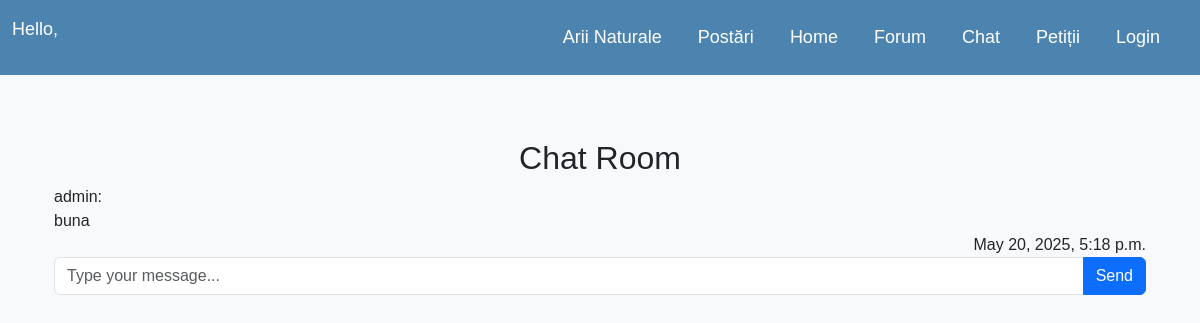
Page /chat/ on the committed database.
### eenvironmentblog/models.py (models this page shows, shortened)
class Message(models.Model):
    user = models.ForeignKey(User, on_delete=models.CASCADE)
    content = models.TextField()
    created_at = models.DateTimeField(auto_now_add=True)

### eenvironmentblog/views.py (the view)
# urls.py: path('chat/', views.chat, name='chat'),
def chat(request):
    messages = Message.objects.all()
    return render(request, 'eenvironmentblog/chat.html', {'messages': messages})

### eenvironmentblog/templates/eenvironmentblog/chat.html (shortened to what this page needs)
{% extends 'eenvironmentblog/base.html' %}
{% block content %}
  <div class="container chat-container">
        <div class="chat-header">
            <h2 class="text-center">Chat Room</h2>
        </div>
        <div class="chat-messages">
            {% for message in messages %}
            <div class="message">
                <span class="user">{{ message.user.username }}:</span>
                <div class="message-content">{{ message.content }}</div>
                  <span class="time" style="float:right">{{ message.created_at }}</span>
            </div>
            {% endfor %}
        </div>
     <div class="chat-input">
            <form action="{% url 'send_message' %}" method="post">
                <div class="input-group">
                    <input type="text" class="form-control" name="content" placeholder="Type your message...">
                    <button type="submit" class="btn btn-primary send-button">Send</button>
                </div>
            </form>
        </div>
    </div>
{% endblock %}

### eenvironmentblog/templates/eenvironmentblog/base.html (style rules this page uses)
.message-content { word-wrap: break-word; }
body { font-family: 'Arial', sans-serif; background-color: #f8f9fa; }
.container { padding-top: 20px; }

### rows in the picture
Message: user.username "admin", content "buna", created_at "May 20, 2025, 5:18 p.m."
